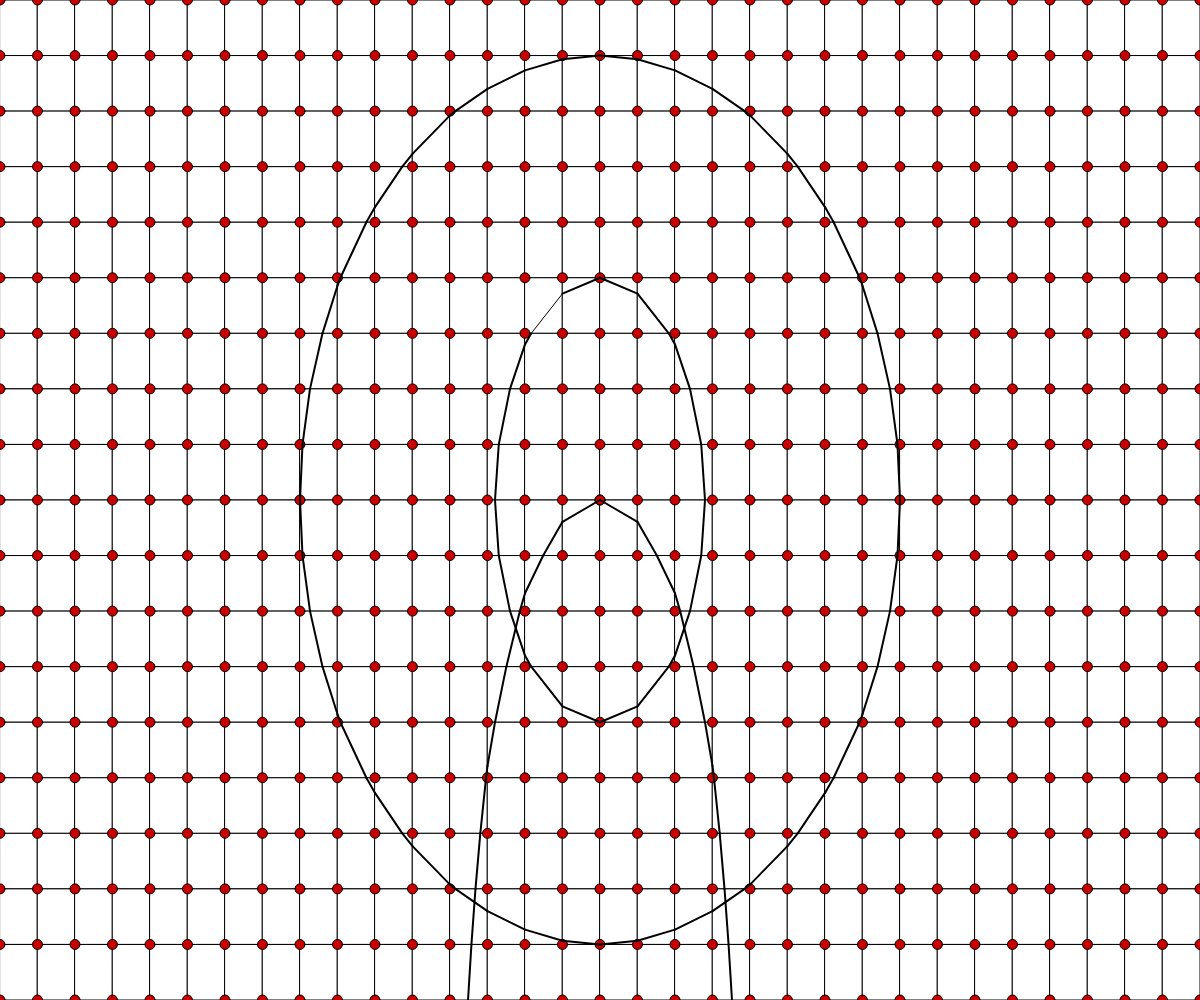
Frame 1 (no input)
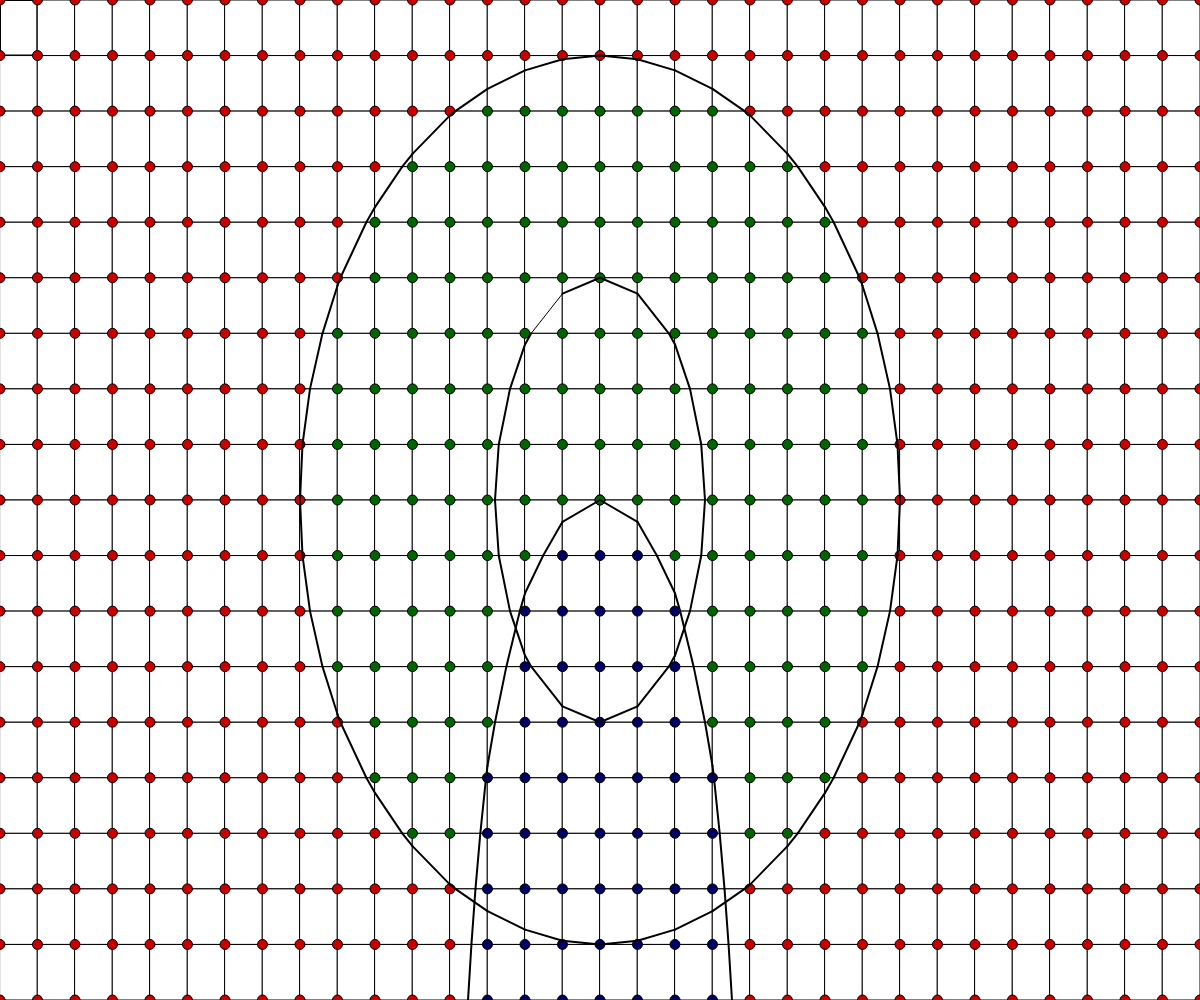
Frame 60 (no input)
Frame 120 (the mouse pressed at the canvas centre since frame 60): identical to frame 60, image omitted

The p5.js sketch that drew these frames (run headless with seeded random() and noise() and a simulated clock; from frame 60 on, the mouse is pressed at the canvas centre):

// p5.js sketch
// ── sketch.js
const c1 = (x, y) => 2 * x**2 + y**2;
const c2 = (x, y) => 0.25 * (x ** 2 + y ** 2);
const c3 = (x, y) => x **2 + 2 ** y;

function grid() {
  let start_x = 0;
  let start_y = 0;

  for (let i = 0; i < N_Y; i++) {
    start_x = 0;
    for (let j = 0; j < N_X; j++) {
      fill(255);
      rect(start_x, start_y, dx, dy);
      stroke(0);
      strokeWeight(1);
      start_x += dx;
    }
    start_y += dy;
  }
  circle(MID_X, MID_Y, 10);
  stroke(0);
}

function drawPoints(coordinate) {
  let start_x = 0;
  let start_y = 0;
  let index = 0;
  for (let i = N_UP; i >= -N_UP; i--) {
    start_x = 0;
    if (N_Y % 2 === 1 && i == 0) continue;
    for (let j = -N_LEFT; j <= N_LEFT; j++) {
      if (N_X % 2 === 1 && j == 0) continue;
      const point_ = coordinate.points[index];
      fill(point_.color);
      circle(start_x, start_y, 10);
      start_x += dx;
      index += 1;
    }
    start_y += dy;
  }
}

function setup() {
  // put setup code here
  createCanvas(width, height);
  coordinate = new Coordinate();
  console.log(coordinate.points);
  background(255);
}

function draw() {
  // put drawing code here
  let funcs = [[c1, [100, 100, 0]], [c2, [0, 100, 0]], [c3, [0, 0, 100]]];
  console.log(funcs);
  grid(coordinate);
  drawPoints(coordinate);
  MarchingSquares.draw(coordinate.points, funcs);
}
// ── Coordinate.js
// Coordinate
let coordinate;

class Coordinate {
  constructor (x_max=4) {
    this.x_max = x_max;
    this.y_max = aspectRatio.height / aspectRatio.width * x_max
    this.inc_x = 2 * this.x_max / (N_X);
    this.first_x = (N_X + 1) % 2 ? this.inc_x : this.inc_x / 2;
    this.inc_y = 2 * this.y_max / (N_Y);
    this.first_y = (N_Y + 1) % 2 ? this.inc_y : this.inc_y / 2;
    this.points = [];
    this.createPoints();
  };

  createPoint(i, j) {
    let y = 0;
    let x = 0;

    if (i >= 1) y = (i - 1) * this.inc_y + this.first_y;
    if (i <= -1) y = (i + 1) * this.inc_y - this.first_y;
    if (j >= 1) x = (j - 1) * this.inc_x + this.first_x;
    if (j <= -1) x = (j + 1) * this.inc_x - this.first_x;

    return new Point(x, y);
  }

  createPoints() {
    for (let i = N_UP; i >= -N_UP; i--) { 
      if (N_Y % 2 === 1 && i == 0) continue;
      for (let j = -N_LEFT; j <= N_LEFT; j++) {
        if (N_X % 2 === 1 && j == 0) continue;
        const point_ = this.createPoint(i, j);
        this.points.push(point_);
      }
    }
  }

  convert(x, y) {
    const pix_x = (x + this.x_max) * (dx / this.inc_x);
    const pix_y = (this.y_max - y) * (dy / this.inc_y);
    return [pix_x, pix_y];
  }
}
// ── Geometry.js
class Point {
  constructor(x, y) {
    this.x = x;
    this.y = y;
    this.color = [200, 0, 0];
    this.type = null;
  }

  setType(func, color) {
    if (func(this.x, this.y) < 1) {
      this.type = 'less';
      this.color = color;
    }
    if (func(this.x, this.y) >= 1) {
      this.type = 'bigger';
    }
  }

  static covertPositionToPixels(point, coordinate) {
    const [px, py] = coordinate.convert(point.x, point.y);
    point.x = px;
    point.y = py;
  }
}

class Square {
  constructor (Point1, Point2, Point3, Point4){
    // Point1 and Point2 is in the same y coordinates, where Point2.x > Point1.x
    // Point3 and Point4 is in the same y coordinates, where Point4.x > Point3.x
    // Point1.y > Point3.y
    this.points = [Point1, Point2, Point3, Point4];
    this.setCenterPoint();
    this.setGroup();
  }
  setGroup() {
    // Group 0 = all points either less or bigger
    // Group 1 = one less point
    // Group 2 = two less point on the same edge
    // Group 3 = two less point on opposite edge 
    // Group 4 = three less point
    let groupType;
    let lessIdx = [];
    const arr = [this.points[0].type, this.points[1].type, this.points[2].type, this.points[3].type];
    let less_count = 0;

    // Base case
    if (arr[0] === 'less') {
      less_count++;
      lessIdx.push(0);
    }
    
    // Check for same edge or opposite edge
    for (let i = 1; i < arr.length; i++) {
      if (arr[i] === 'less') {
        less_count++;
        lessIdx.push(i);
      }
    }

    // Check for less point count
    switch (less_count) {
      case 1:
        groupType = 1;
        break;
      case 2:
        groupType = (lessIdx[1] - lessIdx[0]) === 2 ? 3 : 2;
        break;
      case 3:
        groupType = 4;
        break;
      default:
        groupType = 0;
        break;
    }

    this.group = groupType;
    this.lessIdx = lessIdx;
  }

  setCenterPoint() {
    const center_x = this.points[0].x + (this.points[1].x - this.points[0].x) / 2;
    const center_y = this.points[2].y + (this.points[0].y - this.points[2].y) / 2;

    this.center = new Point(center_x, center_y);
    this.center.setType(circle);
  }
}
// ── marchingSquares.js
let engine;
class MarchingSquares {
  constructor(points, func, color) {
    this.squares = [];
    this.setPoints(func, color);
    this.createGrid(points);
  }

  setPoints(func, color) {
    let index = 0;
    for (let i = N_UP; i >= -N_UP; i--) {
      if (N_Y % 2 === 1 && i == 0) continue;
      for (let j = -N_LEFT; j <= N_LEFT; j++) {
        if (N_X % 2 === 1 && j == 0) continue;
        const point_ = coordinate.points[index];
        point_.setType(func, color);
        index += 1;
      }
    }
  }

  createGrid(points) {
    for (let i = 0; i < N_Y; i++) {
      let start_x = 0;
      for (let j = 0; j < N_X; j++) {
        const point1 = points[i * (N_X + 1) + start_x];
        const point2 = points[i * (N_X + 1) + start_x + 1];
        const point3 = points[(i + 1) * (N_X + 1) + start_x + 1];
        const point4 = points[(i + 1) * (N_X + 1) + start_x];
        start_x += 1;
        this.squares.push(new Square(point1, point2, point3, point4));
      }
    }
  }

  linearInterpolate(point1, point2, func, edge) {
    if (edge === 'x') {
      const v1 = func(point1.x, point1.y);
      const v2 = func(point2.x, point2.y)
      const grad = (1 - v1) / (v2 - v1);
      const x = point1.x + grad * (point2.x - point1.x)
      return new Point(x, point1.y);
    } 
    if (edge === 'y') {
      const v1 = func(point1.x, point1.y);
      const v2 = func(point2.x, point2.y)
      const grad = (1 - v1) / (v2 - v1);
      const y = point1.y + grad * (point2.y - point1.y);
      return new Point(point1.x, y);
    }
  }

  findPointsEqualToOne(points, func) {
    // Points is an an array of array with length 2
    const pointEqToOne = points.map(([element, edge]) => {
      return this.linearInterpolate(...element, func, edge);
    })

    pointEqToOne.forEach(element => {
        Point.covertPositionToPixels(element, coordinate);
    });
    
    return pointEqToOne;
  }

  drawLine(points, squarePointTypes, group, centerType, func) {
    const pointEqToOne = this.findPointsEqualToOne(points, func);
    if (group === 3) {
      if (centerType === 'bigger') {
        if (squarePointTypes[0] === 'less') {
          line(pointEqToOne[3].x, pointEqToOne[3].y, pointEqToOne[0].x, pointEqToOne[0].y);
          stroke(0);
          strokeWeight(2);
          line(pointEqToOne[2].x, pointEqToOne[2].y, pointEqToOne[1].x, pointEqToOne[1].y);
          stroke(0);
          strokeWeight(2);
        } else if (squarePointTypes[0] === 'bigger') {
          line(pointEqToOne[1].x, pointEqToOne[1].y, pointEqToOne[0].x, pointEqToOne[0].y);
          stroke(0);
          strokeWeight(2);
          line(pointEqToOne[3].x, pointEqToOne[3].y, pointEqToOne[2].x, pointEqToOne[2].y);
          stroke(0);
          strokeWeight(2);
        } else {
          if (squarePointTypes[0] === 'less') {
            line(pointEqToOne[1].x, pointEqToOne[1].y, pointEqToOne[0].x, pointEqToOne[0].y);
            stroke(0);
            strokeWeight(2);
            line(pointEqToOne[3].x, pointEqToOne[3].y, pointEqToOne[2].x, pointEqToOne[2].y);
            stroke(0);
            strokeWeight(2);
          } else if (squarePointTypes[0] === 'bigger') {
            line(pointEqToOne[3].x, pointEqToOne[3].y, pointEqToOne[0].x, pointEqToOne[0].y);
            stroke(0);
            strokeWeight(2);
            line(pointEqToOne[2].x, pointEqToOne[2].y, pointEqToOne[1].x, pointEqToOne[1].y);
            stroke(0);
            strokeWeight(2);
          }
        }
      }
    } else {
      line(pointEqToOne[1].x, pointEqToOne[1].y, pointEqToOne[0].x, pointEqToOne[0].y);
      stroke(0);
      strokeWeight(2);
    }
  }

  pickEdge(square) {
    const temp = [];
    if (square.group === 1) {
      const edge = square.lessIdx[0] % 2 === 0 ? ['y', 'x'] : ['x', 'y'];
      
      const idx_1 = square.lessIdx[0] - 1 >= 0 ? square.lessIdx[0] - 1 : 3;
      const idx_2 = (square.lessIdx[0] + 1) % 4;

      temp.push([[square.points[idx_1], square.points[square.lessIdx[0]]], edge[0]]);
      temp.push([[square.points[square.lessIdx[0]], square.points[idx_2]], edge[1]]);
      

    } else if (square.group === 2) {
      if ((square.lessIdx[0] + square.lessIdx[1]) % 4 === 1) {
        const edge = 'y';
        temp.push([[square.points[0], square.points[3]], edge]);
        temp.push([[square.points[1], square.points[2]], edge]);
      } else {
        const edge = 'x';
        temp.push([[square.points[0], square.points[1]], edge]);
        temp.push([[square.points[2], square.points[3]], edge]);
      }
      
    } else if (square.group === 3) {
      const edge = ['x', 'y'];
      for (let i = 0; i < 4; i++) {
        temp.push([[square.points[i], square.points[(i + 1) % 4]], edge[i % 2]])
      }

    } else if (square.group === 4) {
      const sum = square.lessIdx.reduce((acc, idx) => {
        return acc + idx;
      }, 0);

      const bigIdx = 6 - sum;
      const idx_1 = bigIdx - 1 >= 0 ? bigIdx - 1 : 3;
      const idx_2 = (bigIdx + 1) % 4;

      const edge = bigIdx % 2 === 0 ? ['y', 'x'] : ['x', 'y'];

      temp.push([[square.points[idx_1], square.points[bigIdx]], edge[0]]);
      temp.push([[square.points[bigIdx], square.points[idx_2]], edge[1]]);
    }
    return temp;
  }

  static draw(points, funcs) {
    // Scan all of the squares
    for (let k = 0; k < funcs.length; k++) {
      // Create a new marchingsquares instances
      const [func, color] = funcs[k];
      const marchingSquares = new MarchingSquares(points, func, color);
      for (let i = 0; i < marchingSquares.squares.length; i++) {
        // Check square group, skip if group == 0
        const square = marchingSquares.squares[i];
        if (square.group === 0) continue;
        const interpolatePoints = marchingSquares.pickEdge(square);
        marchingSquares.drawLine(interpolatePoints, square.points.map((point) => point.type), square.group, square.center.type, func);
      }
    }
  }
}
// ── screen.js
// Screen
const width = window.innerWidth;
const height = window.innerHeight;

console.log(width, height);

const aspectRatio = {
  width:16,
  height: 9,
}

// Images Resolution
const multiplier = 2;
const N_X = aspectRatio.width * multiplier;
const N_Y = aspectRatio.height * multiplier;

const N_LEFT = Math.floor((N_X + 1) / 2);
const N_UP = Math.floor((N_Y + 1) / 2);

console.log(N_LEFT, N_UP);

const dx = width / N_X;
const dy = height / N_Y;

console.log(dx, dy);

const MID_X = N_LEFT * dx + (((N_X + 1) % 2) - 1) * (0.5 * dx);
const MID_Y = N_UP * dy + (((N_Y + 1) % 2) - 1) * (0.5 * dy);
